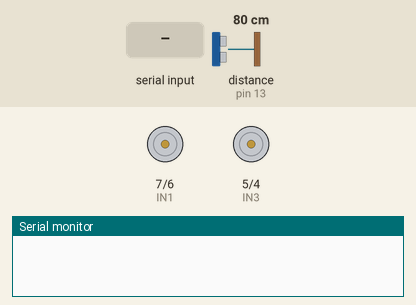
Bench run of a sketch on a simulated Arduino Uno, built with avr-gcc and run on an emulated ATmega328P. Shown: motor-driver pin pairs drawn as motors (green arrow = first pin HIGH = forward, orange = second pin HIGH = backward, longer = more drive, scaled by the enable pin), the last lines printed to the serial monitor. Wiring (inferred from the names in the program): ultrasonic range finder: trigger pin 12; echo pin 13. The test bench sets the inputs (shaded band); at power-on: distance to the obstacle (sensor on pin 13) 80 cm. The echo pulse lasts 58.3 µs per cm.

Above: at 1.2 s.
1.3 s: "1" received over Serial
At 2.3 s:
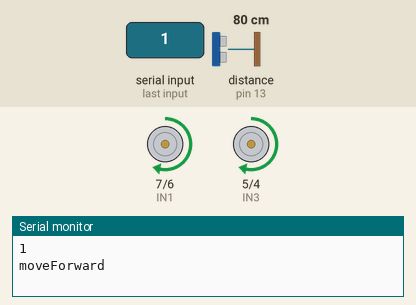
2.8 s: "4" received over Serial
At 2.86 s:
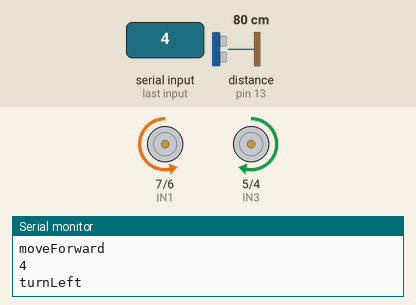
4.4 s: "3" received over Serial
At 4.47 s:
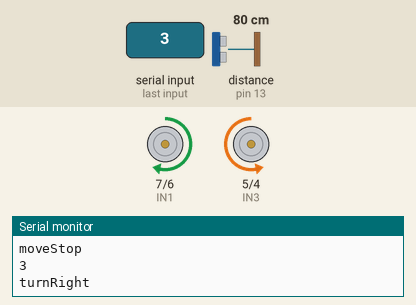
Timing chart, 0 to 7.4 s (numbered marks = the images above; inputs shaded):
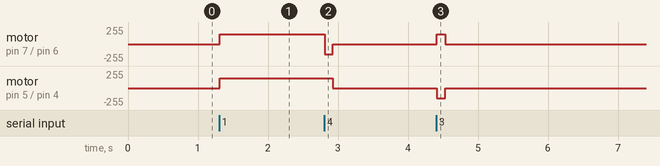

Measured:
- after the input at 1.3 s, motor on pin 7 (IN1) / pin 6 (IN2), motor on pin 5 (IN3) / pin 4 (IN4): stopped → forward 150/255 at once
- after the input at 2.8 s, motor on pin 7 (IN1) / pin 6 (IN2): forward 150/255 → backward 150/255 at once, → stopped 0.12 s later; motor on pin 5 (IN3) / pin 4 (IN4): forward 150/255 → stopped after 0.13 s
- after the input at 4.4 s, motor on pin 7 (IN1) / pin 6 (IN2): stopped → forward 150/255 at once, → stopped 0.12 s later; motor on pin 5 (IN3) / pin 4 (IN4): stopped → backward 150/255 at once, → stopped 0.12 s later

The sketch:

bluetooth_car.ino
```cpp
#define echoPin 13 // attach pin D2 Arduino to pin Echo of HC-SR04
#define trigPin 12 //attach pin D3 Arduino to pin Trig of HC-SR04

const int IN1 = 7;//LEFT FORWARD
const int IN2 = 6;//LEFT BACKWARD
const int IN3 = 5;//RIGHT FORWARD
const int IN4 = 4;//RIGHT BACKWARD

const int ENA = 10;
const int ENB = 11;

long duration;
int distance;

char r;
int goForward;

void setup() {
  pinMode(ENA, OUTPUT);
  pinMode(ENB, OUTPUT);
  pinMode(IN1, OUTPUT);
  pinMode(IN2, OUTPUT);
  pinMode(IN3, OUTPUT);
  pinMode(IN4, OUTPUT);
  pinMode(trigPin, OUTPUT);
  pinMode(echoPin, INPUT);

  goForward = 0;

  Serial.begin(9600);

}

void loop() {
  if (Serial.available()) {
    r = Serial.read();
    Serial.println(r);
  }

  analogWrite(ENA, 150);
  analogWrite(ENB, 150);

  distance = getDistance();

  if(distance <= 15){
    moveStop();
  }

  if(r == '1'){
    r = '0';
    moveForward();
    goForward = 1;
  }

  else if(r == '2'){
     r = '0';
     if(goForward == 1){
      moveStop();
      goForward = 0;
     }else{
      moveBackward();
      goForward = 0;
      delay(500);
      moveStop();
     }

  }

  else if(r == '4'){
    r = '0';
    turnLeft();
  }

  else if(r == '3'){
    r = '0';
    turnRight();
  }

  else if(r == '5'){
    moveStop();
    goForward = 0;
  }

  else if(r == '6'){
    r = '6';
    enjoy();
  }
  else if(r == '7'){
    r = '0';
    turnLeft();
    turnLeft();
  }
   else if(r == '8'){
    r = '0';
    turnRight();
    turnRight();

  }
   else if(r == '9'){
    r = '0';
    turnLeft();
    turnLeft();
    turnLeft();
    turnLeft();
  }
   else if(r == 'a'){
    r = '0';
    turnRight();
    turnRight();
    turnRight();
    turnRight();
  }

}

  void moveForward(){
    Serial.println("moveForward");
    digitalWrite(IN1, HIGH);
    digitalWrite(IN3, HIGH);
    digitalWrite(IN2, LOW);
    digitalWrite(IN4, LOW);
  }

   void moveBackward(){
    Serial.println("moveBackward");
    digitalWrite(IN2, HIGH);
    digitalWrite(IN4, HIGH);
    digitalWrite(IN1, LOW);
    digitalWrite(IN3, LOW);
   }

   void turnLeft(){
    Serial.println("turnLeft");
    digitalWrite(IN2, HIGH);
    digitalWrite(IN1, LOW);
    digitalWrite(IN3, HIGH);
    digitalWrite(IN4, LOW);
    delay(120);
    moveStop();
   }

   void turnRight(){
    Serial.println("turnRight");
    digitalWrite(IN4, HIGH);
    digitalWrite(IN1, HIGH);
    digitalWrite(IN2, LOW);
    digitalWrite(IN3, LOW);
    delay(120);
    moveStop();
   }

   void moveStop(){
    Serial.println("moveStop");
    digitalWrite(IN1, LOW);
    digitalWrite(IN2, LOW);
    digitalWrite(IN3, LOW);
    digitalWrite(IN4, LOW);
   }

   int getDistance(){
    digitalWrite(trigPin, LOW);
    delayMicroseconds(2);

    digitalWrite(trigPin, HIGH);
    delayMicroseconds(10);
    digitalWrite(trigPin, LOW);

    duration = pulseIn(echoPin, HIGH);
    distance = duration * 0.034 / 2;
//    Serial.println(distance);
    return distance;
  }

  void enjoy(){
    if(distance <= 15){
      moveStop();
      delay(300);
      turnRight();
    }else{
      moveForward();
    }
  }
```
